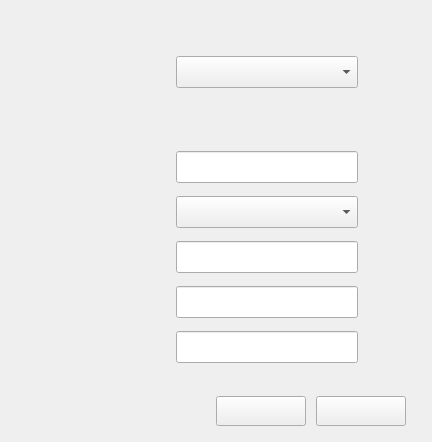
<?xml version="1.0" encoding="UTF-8"?>
<ui version="4.0">
 <class>ConfForm</class>
 <widget class="QWidget" name="ConfForm">
  <property name="geometry">
   <rect>
    <x>0</x>
    <y>0</y>
    <width>432</width>
    <height>442</height>
   </rect>
  </property>
  <property name="windowTitle">
   <string>网络设置</string>
  </property>
  <widget class="QWidget" name="centralWidget" native="true">
   <property name="geometry">
    <rect>
     <x>0</x>
     <y>0</y>
     <width>432</width>
     <height>442</height>
    </rect>
   </property>
   <widget class="QWidget" name="wgManual" native="true">
    <property name="geometry">
     <rect>
      <x>1</x>
      <y>131</y>
      <width>430</width>
      <height>250</height>
     </rect>
    </property>
    <widget class="QLineEdit" name="leAddr">
     <property name="geometry">
      <rect>
       <x>175</x>
       <y>20</y>
       <width>182</width>
       <height>32</height>
      </rect>
     </property>
    </widget>
    <widget class="QComboBox" name="cbMask">
     <property name="geometry">
      <rect>
       <x>175</x>
       <y>65</y>
       <width>182</width>
       <height>32</height>
      </rect>
     </property>
    </widget>
    <widget class="QLineEdit" name="leGateway">
     <property name="geometry">
      <rect>
       <x>175</x>
       <y>110</y>
       <width>182</width>
       <height>32</height>
      </rect>
     </property>
    </widget>
    <widget class="QLineEdit" name="leDns">
     <property name="geometry">
      <rect>
       <x>175</x>
       <y>155</y>
       <width>182</width>
       <height>32</height>
      </rect>
     </property>
    </widget>
    <widget class="QLabel" name="lbTxt2">
     <property name="geometry">
      <rect>
       <x>76</x>
       <y>26</y>
       <width>80</width>
       <height>20</height>
      </rect>
     </property>
     <property name="text">
      <string/>
     </property>
    </widget>
    <widget class="QLabel" name="lbTxt3">
     <property name="geometry">
      <rect>
       <x>76</x>
       <y>71</y>
       <width>80</width>
       <height>20</height>
      </rect>
     </property>
     <property name="text">
      <string/>
     </property>
    </widget>
    <widget class="QLabel" name="lbTxt4">
     <property name="geometry">
      <rect>
       <x>76</x>
       <y>116</y>
       <width>80</width>
       <height>20</height>
      </rect>
     </property>
     <property name="text">
      <string/>
     </property>
    </widget>
    <widget class="QLabel" name="lbTxt5">
     <property name="geometry">
      <rect>
       <x>76</x>
       <y>161</y>
       <width>80</width>
       <height>20</height>
      </rect>
     </property>
     <property name="text">
      <string/>
     </property>
    </widget>
    <widget class="QLineEdit" name="leDns2">
     <property name="geometry">
      <rect>
       <x>175</x>
       <y>200</y>
       <width>182</width>
       <height>32</height>
      </rect>
     </property>
    </widget>
    <widget class="QLabel" name="lbTxt6">
     <property name="geometry">
      <rect>
       <x>76</x>
       <y>206</y>
       <width>80</width>
       <height>20</height>
      </rect>
     </property>
     <property name="text">
      <string/>
     </property>
    </widget>
   </widget>
   <widget class="QLabel" name="lbName">
    <property name="geometry">
     <rect>
      <x>151</x>
      <y>1</y>
      <width>100</width>
      <height>32</height>
     </rect>
    </property>
    <property name="text">
     <string/>
    </property>
   </widget>
   <widget class="QWidget" name="wdHead" native="true">
    <property name="geometry">
     <rect>
      <x>1</x>
      <y>1</y>
      <width>430</width>
      <height>116</height>
     </rect>
    </property>
    <widget class="QComboBox" name="cbType">
     <property name="geometry">
      <rect>
       <x>175</x>
       <y>55</y>
       <width>182</width>
       <height>32</height>
      </rect>
     </property>
    </widget>
    <widget class="QWidget" name="wdLeftup" native="true">
     <property name="geometry">
      <rect>
       <x>0</x>
       <y>0</y>
       <width>100</width>
       <height>32</height>
      </rect>
     </property>
     <widget class="QLabel" name="lbIcon">
      <property name="geometry">
       <rect>
        <x>9</x>
        <y>9</y>
        <width>16</width>
        <height>15</height>
       </rect>
      </property>
      <property name="text">
       <string/>
      </property>
     </widget>
     <widget class="QLabel" name="lbTitle">
      <property name="geometry">
       <rect>
        <x>34</x>
        <y>6</y>
        <width>60</width>
        <height>20</height>
       </rect>
      </property>
      <property name="text">
       <string/>
      </property>
     </widget>
    </widget>
    <widget class="QLabel" name="lbTxt1">
     <property name="geometry">
      <rect>
       <x>76</x>
       <y>60</y>
       <width>80</width>
       <height>20</height>
      </rect>
     </property>
     <property name="text">
      <string/>
     </property>
    </widget>
   </widget>
   <widget class="QLabel" name="lbTraingle">
    <property name="geometry">
     <rect>
      <x>204</x>
      <y>117</y>
      <width>22</width>
      <height>14</height>
     </rect>
    </property>
    <property name="text">
     <string/>
    </property>
   </widget>
   <widget class="QWidget" name="wdBottom" native="true">
    <property name="geometry">
     <rect>
      <x>1</x>
      <y>381</y>
      <width>430</width>
      <height>60</height>
     </rect>
    </property>
    <widget class="QPushButton" name="btnOk">
     <property name="geometry">
      <rect>
       <x>315</x>
       <y>15</y>
       <width>90</width>
       <height>30</height>
      </rect>
     </property>
     <property name="text">
      <string/>
     </property>
    </widget>
    <widget class="QPushButton" name="btnCancel">
     <property name="geometry">
      <rect>
       <x>215</x>
       <y>15</y>
       <width>90</width>
       <height>30</height>
      </rect>
     </property>
     <property name="text">
      <string/>
     </property>
    </widget>
   </widget>
  </widget>
 </widget>
 <resources/>
 <connections/>
</ui>
